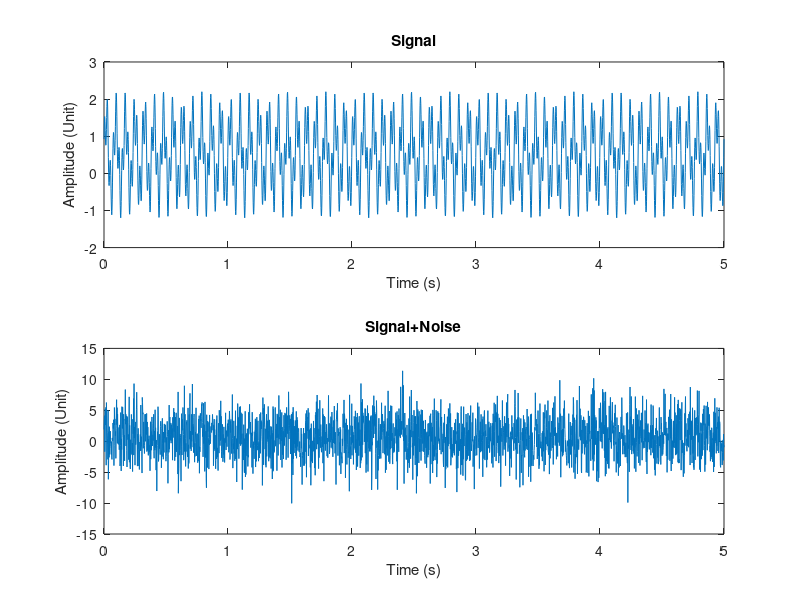
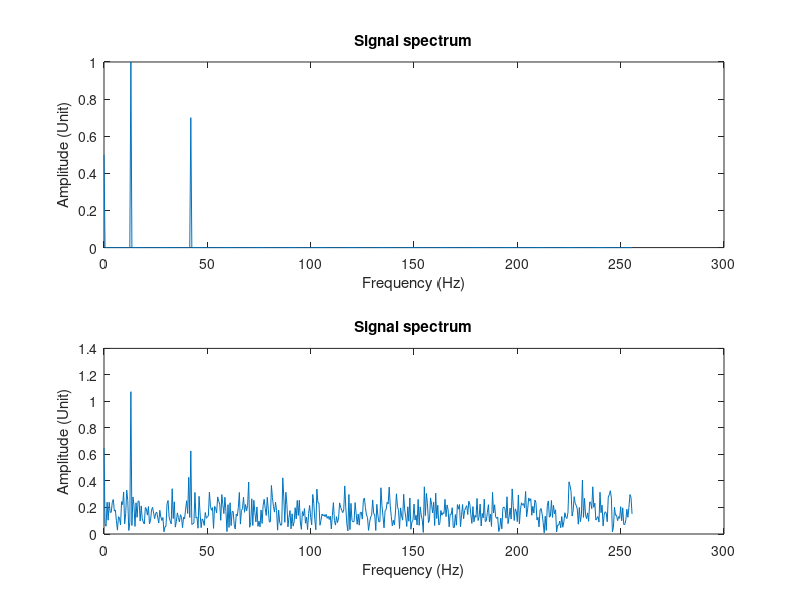

The MATLAB source for these figures, in order:
%% Parameters
Tm=5;% Length of signal (s)
Fd=512;% Sampling frequency (Hz)
Ak=0.5;% Constant component (Unit)
A1=1;% The amplitude of the first sinusoid (Unit)
A2=0.7;% Amplitude of the second sinusoid (Unit)
F1=13;% Frequency of the first sinusoid (Hz)
F2=42;% Frequency of the second sinusoid (Hz)
Phi1=0;% Initial phase of the first sinusoid (Degrees)
Phi2=37;% The initial phase of the second sinusoid (Degrees)
An=3*A1;% Noise Dispersion (Unit)
FftL=1024;% Number of Fourier Spectrum Lines
%% Generating work arrays
T=0:1/Fd:Tm;% Time Arrays
Noise=An*randn(1,length(T));% An array of random noise with a length equal to the array of time
Signal=Ak+A1*sind((F1*360).*T+Phi1)+A2*sind((F2*360).*T+Phi2);% Signal array (a mixture of 2x sinusoids and a constant component)
%% Spectral representation of the signal
FftS=abs(fft(Signal,FftL));% The amplitudes of the Fourier transform of the signal
FftS=2*FftS./FftL;% Spectrum normalization by amplitude
FftS(1)=FftS(1)/2;% The normalization of the constant component in the spectrum
FftSh=abs(fft(Signal+Noise,FftL));% The amplitudes of the Fourier transform of the signal + noise mixture
FftSh=2*FftSh./FftL;% Spectrum normalization by amplitude
FftSh(1)=FftSh(1)/2;% The normalization of the constant component in the spectrum
%% Plotting
subplot(2,1,1);
plot(T,Signal);
title('Signal');
xlabel('Time (s)');
ylabel('Amplitude (Unit)');
subplot(2,1,2);
plot(T,Signal+Noise);
title('Signal+Noise');
xlabel('Time (s)');
ylabel('Amplitude (Unit)');

F=0:Fd/FftL:Fd/2-1/FftL;% The frequency array of the calculated Fourier spectrum
figure();
subplot(2,1,1);
plot(F,FftS(1:length(F)));%  Plotting of the spectrum of the Fourier signal
title('Signal spectrum');
xlabel('Frequency (Hz)');
ylabel('Amplitude (Unit)');
subplot(2,1,2);
plot(F,FftSh(1:length(F)));% Plotting of the Fourier signal spectrum
title('Signal spectrum');
xlabel('Frequency (Hz)');
ylabel('Amplitude (Unit)');
